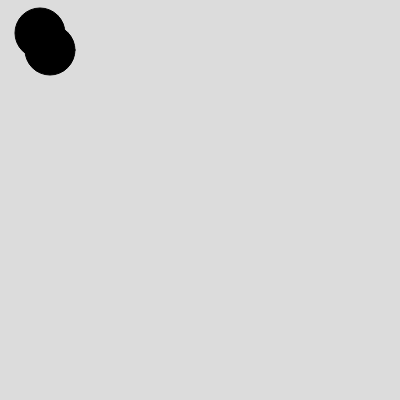
Frame 1 (no input)
Frame 60 (no input): identical to frame 1, image omitted
Frame 120 (the mouse pressed at the canvas centre since frame 60): identical to frame 1, image omitted

The p5.js sketch that drew this single still picture (run headless with seeded random() and noise() and a simulated clock; from frame 60 on, the mouse is pressed at the canvas centre):

// p5.js sketch
// ── sketch.js


function setup() {
  createCanvas(400, 400);
 
}

function draw() {
  background(220);
  fill(0);
  ellipse(50,50,50,50,50);

  fill(0);
  ellipse(40,33,50,50,50);

  fill(250,0);
  square(20,20,20,20);

  fill(250,0);
  square(20,20,20,20);

  fill(250,0);
  square(20,20,20,20);



  
}
